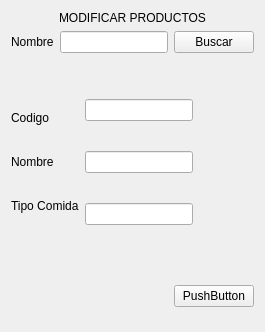
                 <widget class="QWidget" name="Pagina_ModificarProducto">
                  <layout class="QVBoxLayout" name="verticalLayout_24">
                   <item>
                    <widget class="QLabel" name="label_ModificarProductos">
                     <property name="text">
                      <string>MODIFICAR PRODUCTOS</string>
                     </property>
                     <property name="alignment">
                      <set>Qt::AlignCenter</set>
                     </property>
                    </widget>
                   </item>
                   <item>
                    <layout class="QHBoxLayout" name="horizontalLayout_24">
                     <item>
                      <widget class="QLabel" name="label_NombreProductoModificarLocal">
                       <property name="text">
                        <string>Nombre</string>
                       </property>
                      </widget>
                     </item>
                     <item>
                      <widget class="QLineEdit" name="lineEdit_BuscarProducto_ModificarLocal"/>
                     </item>
                     <item>
                      <widget class="QPushButton" name="Boton_BuscarProductoModificar">
                       <property name="text">
                        <string>Buscar</string>
                       </property>
                      </widget>
                     </item>
                    </layout>
                   </item>
                   <item>
                    <spacer name="verticalSpacer_11">
                     <property name="orientation">
                      <enum>Qt::Vertical</enum>
                     </property>
                     <property name="sizeHint" stdset="0">
                      <size>
                       <width>20</width>
                       <height>40</height>
                      </size>
                     </property>
                    </spacer>
                   </item>
                   <item>
                    <layout class="QHBoxLayout" name="horizontalLayout_25">
                     <item>
                      <layout class="QVBoxLayout" name="verticalLayout_25">
                       <item>
                        <widget class="QLabel" name="label_CodigoModificarProducto">
                         <property name="text">
                          <string>Codigo</string>
                         </property>
                        </widget>
                       </item>
                       <item>
                        <widget class="QLabel" name="label_NombreModificarProducto">
                         <property name="text">
                          <string>Nombre</string>
                         </property>
                        </widget>
                       </item>
                       <item>
                        <widget class="QLabel" name="label_LocalPerteneceModificarProducto">
                         <property name="text">
                          <string>Tipo Comida</string>
                         </property>
                        </widget>
                       </item>
                      </layout>
                     </item>
                     <item>
                      <layout class="QVBoxLayout" name="verticalLayout_26">
                       <property name="spacing">
                        <number>30</number>
                       </property>
                       <item>
                        <widget class="QLineEdit" name="lineEdit_CodigoModificarProducto"/>
                       </item>
                       <item>
                        <widget class="QLineEdit" name="lineEdit_NombreModificarProducto"/>
                       </item>
                       <item>
                        <widget class="QLineEdit" name="lineEdit_LocalPerteneceModificarProducto"/>
                       </item>
                      </layout>
                     </item>
                     <item>
                      <spacer name="horizontalSpacer_16">
                       <property name="orientation">
                        <enum>Qt::Horizontal</enum>
                       </property>
                       <property name="sizeHint" stdset="0">
                        <size>
                         <width>40</width>
                         <height>20</height>
                        </size>
                       </property>
                      </spacer>
                     </item>
                    </layout>
                   </item>
                   <item>
                    <spacer name="verticalSpacer_12">
                     <property name="orientation">
                      <enum>Qt::Vertical</enum>
                     </property>
                     <property name="sizeHint" stdset="0">
                      <size>
                       <width>20</width>
                       <height>40</height>
                      </size>
                     </property>
                    </spacer>
                   </item>
                   <item>
                    <layout class="QHBoxLayout" name="horizontalLayout_26">
                     <item>
                      <widget class="QLabel" name="label_36">
                       <property name="minimumSize">
                        <size>
                         <width>0</width>
                         <height>50</height>
                        </size>
                       </property>
                       <property name="text">
                        <string/>
                       </property>
                      </widget>
                     </item>
                     <item>
                      <spacer name="horizontalSpacer_17">
                       <property name="orientation">
                        <enum>Qt::Horizontal</enum>
                       </property>
                       <property name="sizeHint" stdset="0">
                        <size>
                         <width>40</width>
                         <height>20</height>
                        </size>
                       </property>
                      </spacer>
                     </item>
                     <item>
                      <widget class="QPushButton" name="Boton_ComfirmarModificarProducto_2">
                       <property name="text">
                        <string>PushButton</string>
                       </property>
                      </widget>
                     </item>
                    </layout>
                   </item>
                  </layout>
                 </widget>
